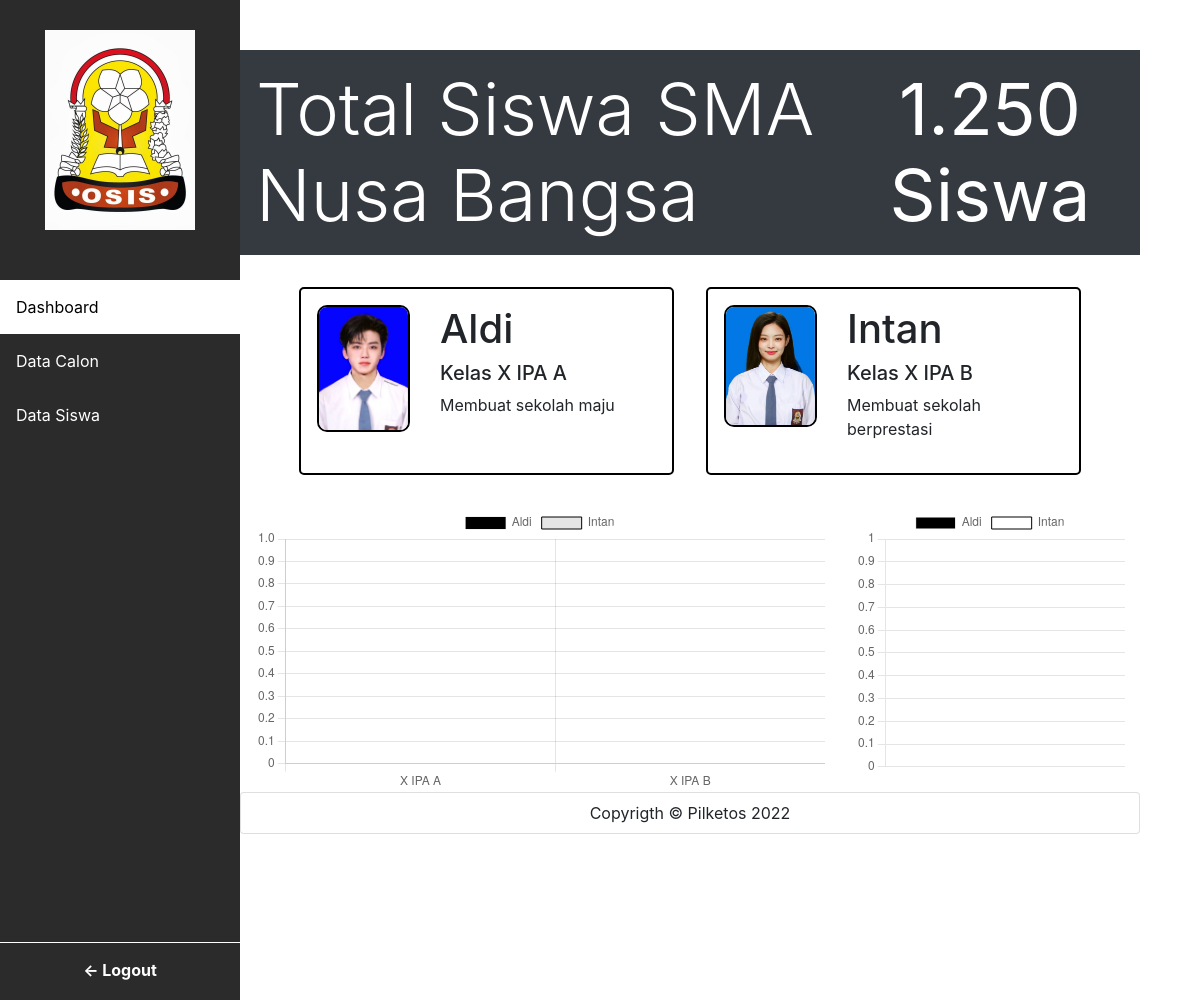
Page /dashboard.php on the committed database.
### tables this page shows
CREATE TABLE `calon` (
  `id` int(11) NOT NULL,
  `id_kelas` text NOT NULL,
  `nama_calon` text NOT NULL,
  `visi_misi` text NOT NULL,
  `foto` text NOT NULL
);

### dashboard.php (the view, shortened to what this page needs)
<?php
include 'db.php';
$calon = mysqli_query($db, "SELECT * FROM calon");
$kelas = mysqli_query($db, "SELECT id_kelas FROM siswa GROUP BY id_kelas");
$vote_aldi = mysqli_fetch_assoc(mysqli_query($db, "SELECT count(id_calon) as total FROM voting WHERE id_calon = 1"));
$vote_intan = mysqli_fetch_assoc(mysqli_query($db, "SELECT count(id_calon) as total FROM voting WHERE id_calon = 2"));
$vote_aldi_a = mysqli_fetch_assoc(mysqli_query($db, "SELECT count(id_calon) as total_a FROM voting WHERE id_calon = 1 AND id_kelas = 'X IPA A'"));
$vote_intan_a = mysqli_fetch_assoc(mysqli_query($db, "SELECT count(id_calon) as total_a FROM voting WHERE id_calon = 2 AND id_kelas = 'X IPA A'"));
$vote_aldi_b = mysqli_fetch_assoc(mysqli_query($db, "SELECT count(id_calon) as total_b FROM voting WHERE id_calon = 1 AND id_kelas = 'X IPA B'"));
$vote_intan_b = mysqli_fetch_assoc(mysqli_query($db, "SELECT count(id_calon) as total_b FROM voting WHERE id_calon = 2 AND id_kelas = 'X IPA B'"));
?>
<!DOCTYPE html>
<html>
<head>
  <link rel="stylesheet" href="https://cdn.jsdelivr.net/npm/bootstrap@4.6.2/dist/css/bootstrap.min.css">
<link rel="stylesheet" href="style.css">
</head>
<body>
<div class="bungkus">
 <div class="data-kiri">
  <ul>
    <li><center><img src="osis2.jpg" width="150" style="margin-top: 30px;"></center></li>
    <li style="margin-top: 50px;"><a class="active" href="dashboard.php">Dashboard</a></li>
    <li><a href="data-calon.php">Data Calon</a></li>
    <li><a href="data-siswa.php">Data Siswa</a></li>
    <li style="margin-top:500px"><a class="logout" href="index.php"><center><b><- Logout</b></center></a></li>
  </ul>
 </div>
  <div class="data-kanan">
    <div class="container-fluid">
      <div class="row text-white">
        <div class="col-8 bg-dark display-3 p-3">
          Total Siswa SMA Nusa Bangsa
        </div>
        <div class="col-4 text-center bg-dark display-3 p-3"><b>1.250 Siswa</b></div>
      </div>
      <div class="row justify-content-center mt-3">
        <?php foreach ($calon as $key => $value):?>
        <div class="col-md-5 calon m-3 p-3">
          <div class="row">
            <div class="col-4"><img src="<?=$value['foto']?>" width="100%" style="border-radius:10px; border: 2px solid black"></div>
            <div class="col-8">
              <h1><?=$value['nama_calon']?></h1>
              <h5>Kelas <?=$value['id_kelas']?></h5>
              <p><?=$value['visi_misi']?></p>
            </div>
          </div>
        </div>
        <?php endforeach?>
      </div>
      <div class="row justify-content-center mt-3">
        <div class="col-8">
            <canvas id="diagramBatang"></canvas>
        </div>
        <div class="col-4">
          <canvas id="diagramPie"></canvas>
        </div>
      </div>
      <div class="row">
        <div class="col-12 card p-2">
          <center>Copyrigth &copy Pilketos 2022</center>
        </div>
      </div>
    </div>
  </div>
</div>
<script>
  const diagramBatang = document.getElementById('diagramBatang');
  new Chart(diagramBatang, {
    type: 'bar',
    data: {
      labels: [<?php foreach ($kelas as $key => $value):?>'<?=$value['id_kelas']?>',<?php endforeach?>],
      datasets: [{
        label: 'Aldi',
        data: [<?=$vote_aldi_a['total_a']?>, <?=$vote_aldi_b['total_b']?>],
        borderWidth: 1,
        backgroundColor: '#000000'
      },
      {
        label: 'Intan',
        data: [<?=$vote_intan_a['total_a']?>, <?=$vote_intan_b['total_b']?>],
        borderWidth: 1,
        borderColor: '#000000'
      }]
    },
    options: {
      scales: {
        y: {
          beginAtZero: true
        }
      }
    }
  });
  // diagram Pie
  const diagramPie = document.getElementById('diagramPie');
  new Chart(diagramPie, {
    type: 'pie',
    data: {
      labels: [<?php foreach ($calon as $key => $value):?>'<?=$value['nama_calon']?>',<?php endforeach?>],
      datasets: [{
        data: [<?=$vote_aldi['total']?>, <?=$vote_intan['total']?>],
        borderWidth: 1,
        backgroundColor:['#000000', '#ffffff'],
        borderColor:['#ffffff','#000000']
      }]
    },
    options: {
      scales: {
        y: {
          beginAtZero: true
        }
      }
    }
  });
</script>
</body>
</html>

### style.css (style rules this page uses)
body { margin: 0; }
.bungkus { width: 100%; height: 100%; }
.data-kiri { width: 20%; background-color: #2b2b2b; height: 900px; float: left; }
ul { background-color: #2b2b2b; list-style-type: none; margin: 0; padding: 0; height: 1000px; }
li a { display: block; color: white; padding: 15px 16px; text-decoration: none !important; }
li a.active { background-color: white; color: black; }
.logout { border-top: 1px solid white; }
.data-kanan { margin-top: 50px; float: right; width:75%; margin-right: 60px !important; }
.calon { border-radius: 5px; border: 2px solid black; }

### rows in the picture
calon: foto (picture), nama_calon "Aldi", id_kelas "X IPA A", visi_misi "Membuat sekolah maju"
calon: foto (picture), nama_calon "Intan", id_kelas "X IPA B", visi_misi "Membuat sekolah berprestasi"

### other values in the picture
chart data {{ $value['id_kelas'] }} X IPA A, X IPA B
chart data {{ $vote_aldi_a['total_a'] }} 0
chart data {{ $vote_aldi_b['total_b'] }} 0
chart data {{ $vote_intan_a['total_a'] }} 0
